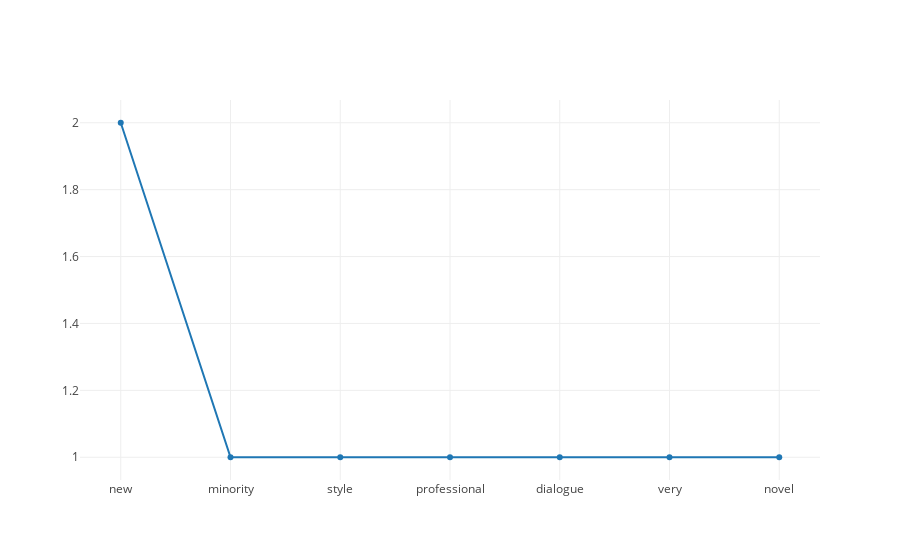

Notebook code cell kept with this figure:
### Code cell
def complete_ngram(ngram, n):
    ## n is size of n gram
    ## n gram is list of n - 1 grams
    my_dict = {}
    gram = list(trigrams.items())
    for i in gram:
        if((i[0][0] == ngram[n - 3]) and (i[0][1] == ngram[n - 2])):
            key = i[0][2]
            if key in my_dict:
                my_dict[key] += i[1]
            else:
                my_dict[key] = i[1]
    
    my_dict = sorted(my_dict.items(), key = lambda x : x[1], reverse = True)
    return my_dict

ans = complete_ngram(['for', 'a'], 3)
if ans:
    iplot([{"x" : list(zip(*ans))[0], "y": list(zip(*ans))[1]}])

### Figure 1 — Plotly figure (JSON) as saved in the notebook; plotly's stock layout.template omitted (floating-point values rounded to 4 significant figures)
{"data": [{"type": "scatter", "uid": "37cf0452-b4cc-11e8-9939-204747493588", "x": ["new", "minority", "style", "professional", "dialogue", "very", "novel"], "y": [2, 1, 1, 1, 1, 1, 1]}], "layout": {}}
